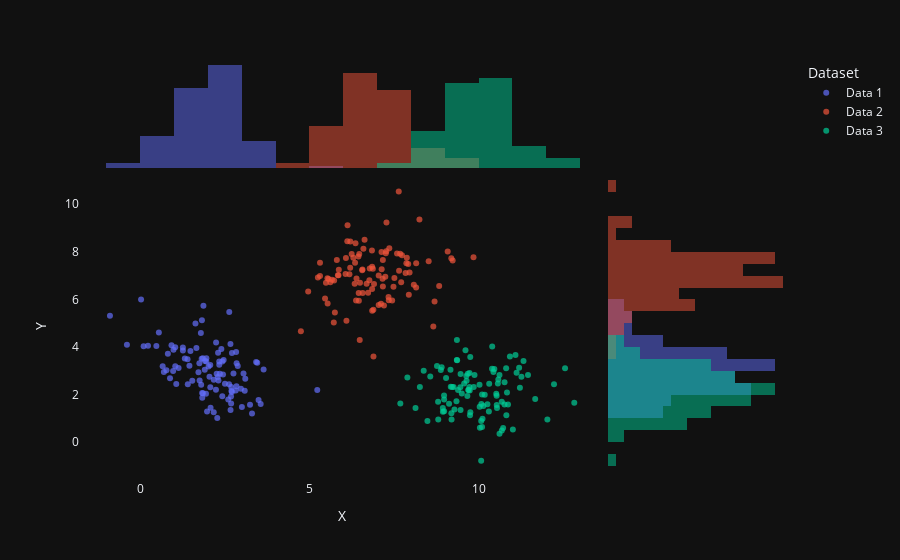

Notebook cell for this chart:
### Markdown cell above
Generate your own mixture of Gaussian distributions to test the model, choose parameters so that GMM performs better than K-Means on it. Use `np.random.multivariate_normal`. 

Plot data with colors representing predicted labels and shapes representing real labels.

### Code cell
n_samples = 300
#On définit des paramètres
mean1 = [2, 3]
mean2 = [7, 7]
mean3 = [10, 2]
cov1 = [[1, -0.5], [-0.5, 1]]
cov2 = [[1, 0], [0, 1]]
cov3 = [[1, 0], [0, 1]]

# On génère des données aléatoires
data1 = np.random.multivariate_normal(mean1, cov1, n_samples // 3)
data2 = np.random.multivariate_normal(mean2, cov2, n_samples // 3)
data3 = np.random.multivariate_normal(mean3, cov3, n_samples // 3)



df1 = pd.DataFrame({'X': data1[:, 0], 'Y': data1[:, 1], 'Dataset': 'Data 1'})
df2 = pd.DataFrame({'X': data2[:, 0], 'Y': data2[:, 1], 'Dataset': 'Data 2'})
df3 = pd.DataFrame({'X': data3[:, 0], 'Y': data3[:, 1], 'Dataset': 'Data 3'})
df = pd.concat([df1, df2, df3])


# Analyse graphique
fig = px.scatter(df, x='X', y='Y', color='Dataset', marginal_x='histogram', marginal_y='histogram')

fig.update_xaxes(showgrid=False, zeroline=False) 
fig.update_yaxes(showgrid=False, zeroline=False)  

fig.update_traces(marker=dict(size=4), selector=dict(mode='markers+text'))
fig.update_traces(marker=dict(opacity=0.7), selector=dict(type='scatter'))
fig.update_traces(marker=dict(line=dict(width=0)), selector=dict(type='scatter'))

fig.update_layout(template="plotly_dark")  

# Afficher le graphique
fig.show()
